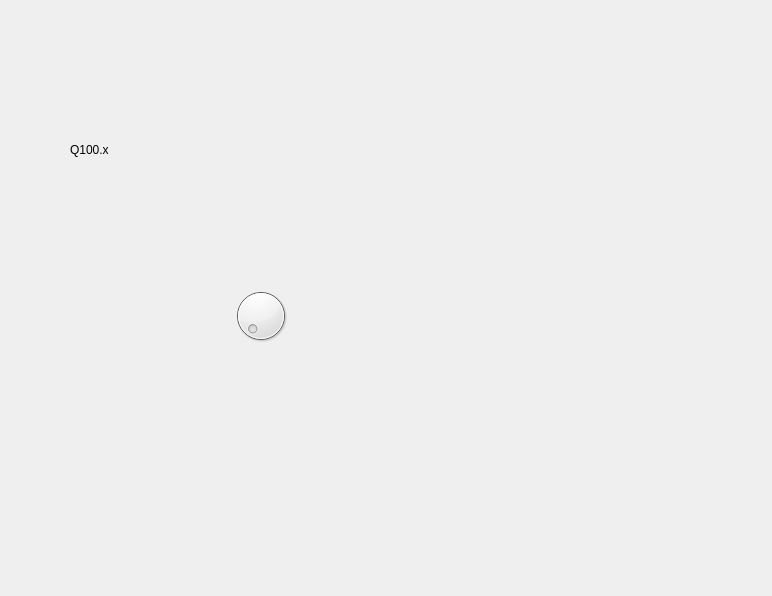
<?xml version="1.0" encoding="UTF-8"?>
<ui version="4.0">
 <class>Form</class>
 <widget class="QWidget" name="Form">
  <property name="geometry">
   <rect>
    <x>0</x>
    <y>0</y>
    <width>772</width>
    <height>596</height>
   </rect>
  </property>
  <property name="windowTitle">
   <string>Form</string>
  </property>
  <widget class="QWidget" name="verticalLayoutWidget">
   <property name="geometry">
    <rect>
     <x>70</x>
     <y>120</y>
     <width>431</width>
     <height>80</height>
    </rect>
   </property>
   <layout class="QVBoxLayout" name="verticalLayout">
    <item>
     <widget class="QLabel" name="label">
      <property name="text">
       <string>Q100.x</string>
      </property>
     </widget>
    </item>
    <item>
     <layout class="QHBoxLayout" name="horizontalLayout">
      <item>
       <widget class="QPushButton" name="pushButton">
        <property name="whatsThis">
         <string>Q100.7 toggle</string>
        </property>
        <property name="styleSheet">
         <string notr="true">border: None</string>
        </property>
        <property name="text">
         <string/>
        </property>
        <property name="icon">
         <iconset>
          <normaloff>img/led_green_off.svg</normaloff>
          <normalon>img/led_green_on.svg</normalon>img/led_green_off.svg</iconset>
        </property>
        <property name="iconSize">
         <size>
          <width>40</width>
          <height>40</height>
         </size>
        </property>
        <property name="checkable">
         <bool>true</bool>
        </property>
        <property name="checked">
         <bool>false</bool>
        </property>
        <property name="flat">
         <bool>true</bool>
        </property>
       </widget>
      </item>
      <item>
       <widget class="QPushButton" name="pushButton_2">
        <property name="whatsThis">
         <string>Q100.6 toggle</string>
        </property>
        <property name="styleSheet">
         <string notr="true">border: None</string>
        </property>
        <property name="text">
         <string/>
        </property>
        <property name="icon">
         <iconset>
          <normaloff>img/led_green_off.svg</normaloff>
          <normalon>img/led_green_on.svg</normalon>img/led_green_off.svg</iconset>
        </property>
        <property name="iconSize">
         <size>
          <width>40</width>
          <height>40</height>
         </size>
        </property>
        <property name="checkable">
         <bool>true</bool>
        </property>
        <property name="checked">
         <bool>false</bool>
        </property>
        <property name="flat">
         <bool>true</bool>
        </property>
       </widget>
      </item>
      <item>
       <widget class="QPushButton" name="pushButton_3">
        <property name="whatsThis">
         <string>Q100.5 toggle</string>
        </property>
        <property name="styleSheet">
         <string notr="true">border: None</string>
        </property>
        <property name="text">
         <string/>
        </property>
        <property name="icon">
         <iconset>
          <normaloff>img/led_green_off.svg</normaloff>
          <normalon>img/led_green_on.svg</normalon>img/led_green_off.svg</iconset>
        </property>
        <property name="iconSize">
         <size>
          <width>40</width>
          <height>40</height>
         </size>
        </property>
        <property name="checkable">
         <bool>true</bool>
        </property>
        <property name="checked">
         <bool>false</bool>
        </property>
        <property name="flat">
         <bool>true</bool>
        </property>
       </widget>
      </item>
      <item>
       <widget class="QPushButton" name="pushButton_4">
        <property name="whatsThis">
         <string>Q100.4 toggle</string>
        </property>
        <property name="styleSheet">
         <string notr="true">border: None</string>
        </property>
        <property name="text">
         <string/>
        </property>
        <property name="icon">
         <iconset>
          <normaloff>img/led_green_off.svg</normaloff>
          <normalon>img/led_green_on.svg</normalon>img/led_green_off.svg</iconset>
        </property>
        <property name="iconSize">
         <size>
          <width>40</width>
          <height>40</height>
         </size>
        </property>
        <property name="checkable">
         <bool>true</bool>
        </property>
        <property name="checked">
         <bool>false</bool>
        </property>
        <property name="flat">
         <bool>true</bool>
        </property>
       </widget>
      </item>
      <item>
       <widget class="QPushButton" name="pushButton_5">
        <property name="whatsThis">
         <string>Q100.3 toggle</string>
        </property>
        <property name="styleSheet">
         <string notr="true">border: None</string>
        </property>
        <property name="text">
         <string/>
        </property>
        <property name="icon">
         <iconset>
          <normaloff>img/led_green_off.svg</normaloff>
          <normalon>img/led_green_on.svg</normalon>img/led_green_off.svg</iconset>
        </property>
        <property name="iconSize">
         <size>
          <width>40</width>
          <height>40</height>
         </size>
        </property>
        <property name="checkable">
         <bool>true</bool>
        </property>
        <property name="checked">
         <bool>false</bool>
        </property>
        <property name="flat">
         <bool>true</bool>
        </property>
       </widget>
      </item>
      <item>
       <widget class="QPushButton" name="pushButton_6">
        <property name="whatsThis">
         <string>Q100.2 toggle</string>
        </property>
        <property name="styleSheet">
         <string notr="true">border: None</string>
        </property>
        <property name="text">
         <string/>
        </property>
        <property name="icon">
         <iconset>
          <normaloff>img/led_green_off.svg</normaloff>
          <normalon>img/led_green_on.svg</normalon>img/led_green_off.svg</iconset>
        </property>
        <property name="iconSize">
         <size>
          <width>40</width>
          <height>40</height>
         </size>
        </property>
        <property name="checkable">
         <bool>true</bool>
        </property>
        <property name="checked">
         <bool>false</bool>
        </property>
        <property name="flat">
         <bool>true</bool>
        </property>
       </widget>
      </item>
      <item>
       <widget class="QPushButton" name="pushButton_7">
        <property name="whatsThis">
         <string>Q100.1 toggle</string>
        </property>
        <property name="styleSheet">
         <string notr="true">border: None</string>
        </property>
        <property name="text">
         <string/>
        </property>
        <property name="icon">
         <iconset>
          <normaloff>img/led_green_off.svg</normaloff>
          <normalon>img/led_green_on.svg</normalon>img/led_green_off.svg</iconset>
        </property>
        <property name="iconSize">
         <size>
          <width>40</width>
          <height>40</height>
         </size>
        </property>
        <property name="checkable">
         <bool>true</bool>
        </property>
        <property name="checked">
         <bool>false</bool>
        </property>
        <property name="flat">
         <bool>true</bool>
        </property>
       </widget>
      </item>
      <item>
       <widget class="QPushButton" name="pushButton_8">
        <property name="whatsThis">
         <string>Q100.0 t</string>
        </property>
        <property name="styleSheet">
         <string notr="true">border: None</string>
        </property>
        <property name="text">
         <string/>
        </property>
        <property name="icon">
         <iconset>
          <normaloff>img/led_green_off.svg</normaloff>
          <normalon>img/led_green_on.svg</normalon>img/led_green_off.svg</iconset>
        </property>
        <property name="iconSize">
         <size>
          <width>40</width>
          <height>40</height>
         </size>
        </property>
        <property name="checkable">
         <bool>true</bool>
        </property>
        <property name="checked">
         <bool>false</bool>
        </property>
        <property name="flat">
         <bool>true</bool>
        </property>
       </widget>
      </item>
     </layout>
    </item>
   </layout>
  </widget>
  <widget class="QDial" name="dial_2">
   <property name="geometry">
    <rect>
     <x>230</x>
     <y>280</y>
     <width>61</width>
     <height>71</height>
    </rect>
   </property>
   <property name="whatsThis">
    <string>QB100 write</string>
   </property>
   <property name="maximum">
    <number>255</number>
   </property>
  </widget>
 </widget>
 <resources/>
 <connections/>
</ui>
